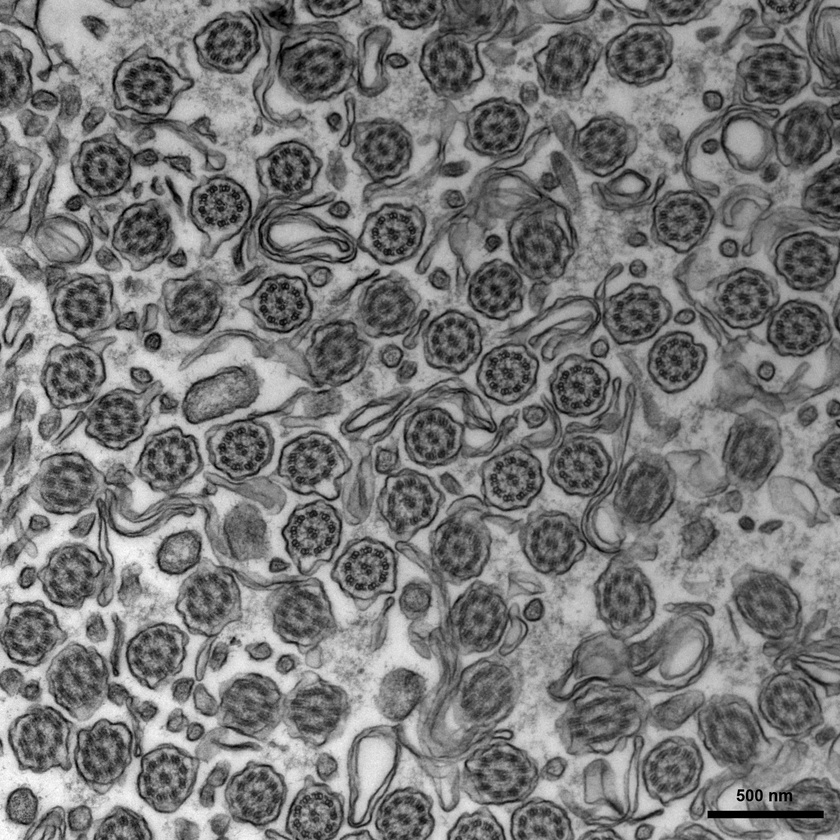
#> input picture images/cilia.jpg, 840 x 840 px, shrunk from 1824 x 1824 before the run
$ jupyter execute 'Label an Image using a Colormap or based on an Histogram.ipynb'
#> lines starting #> are read from the running program, lines starting #| are printed output that depends on the picture; after the words box and inside, x2 and y2 are one past the last pixel; in counts of white or black regions, pixels touching at a corner belong together
## Label an image based on a colormap

[cell 1]
import numpy as np
import cv2
import pandas as pd
import matplotlib.pyplot as plt

# import the images, both original and ground truth.
img = cv2.imread('images/cilia.jpg')
#> img is the input picture: shape (840, 840, 3); min 0, max 255, mean 120
img_grayscale = cv2.cvtColor(img, cv2.COLOR_BGR2GRAY)

cmap = plt.cm.Accent
norm = plt.Normalize(vmin=img_grayscale.min(), vmax=img_grayscale.max())
labeled_img = cmap(norm(img_grayscale))
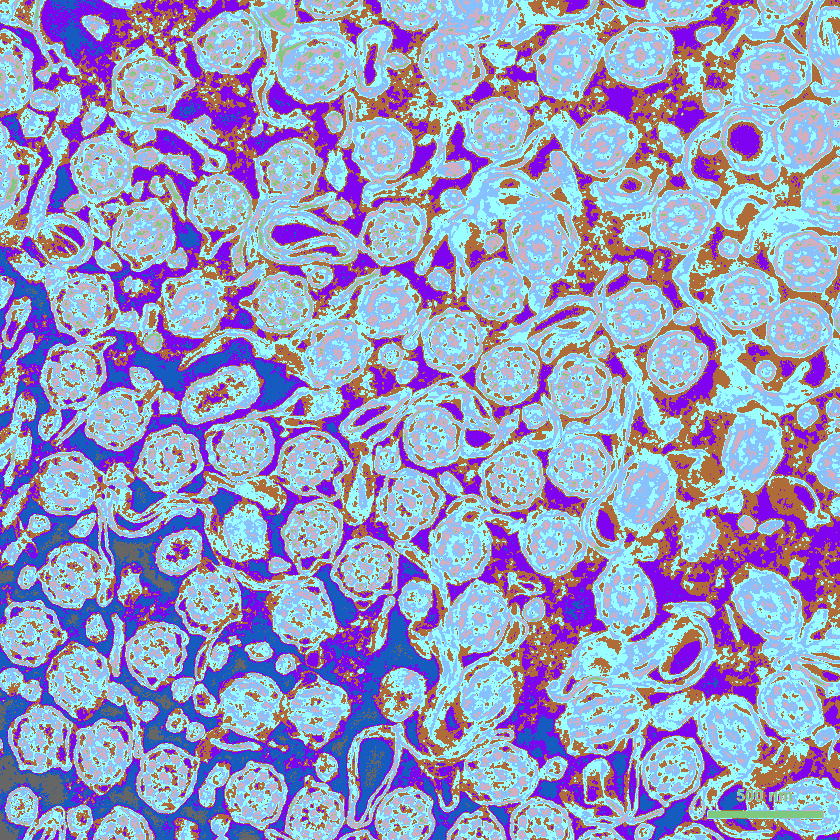
#> labeled_img: shape (840, 840, 4) float64; mean of channels 0, 1, 2, 3 0.767, 0.599, 0.58, 1; drawn as B, G, R
cv2.imwrite('images/cilia_labeled.jpg', labeled_img)
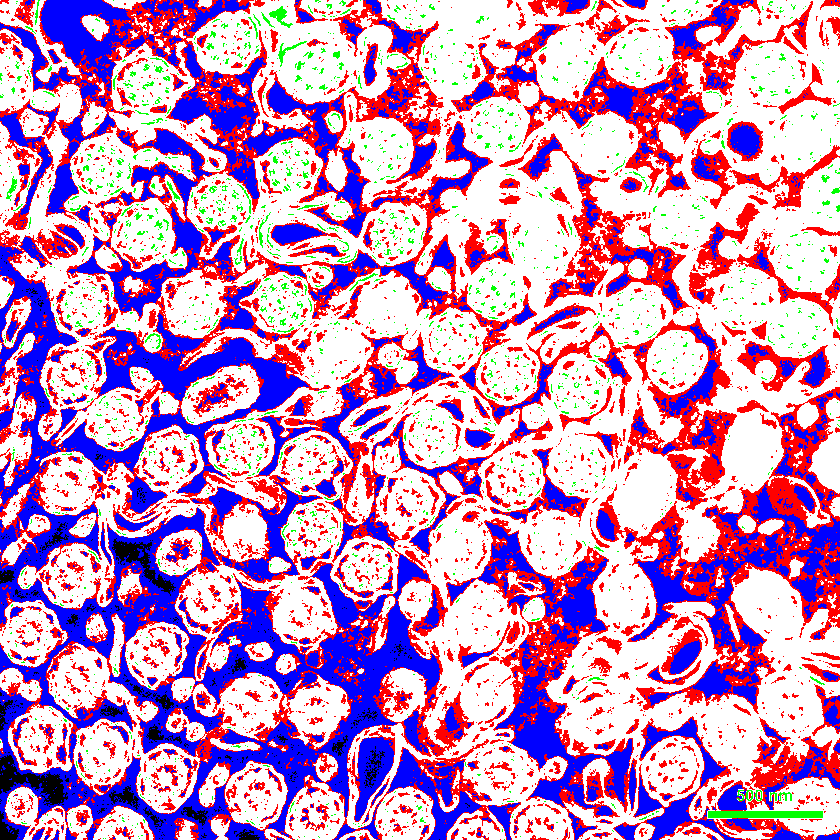
#> saved as cilia_labeled.jpg: shape (840, 840, 4); mean B, G, R, A 0.758, 0.568, 0.771, 1; drawn with 1 as white

fig = plt.figure(figsize=(10,10))
fig.add_subplot(1,2,1)
plt.imshow(img_grayscale, cmap='gray')
plt.title('Original')

fig.add_subplot(1,2,2)
plt.imshow(labeled_img, cmap='gray')
plt.title('Labeled Image')

## Label an image based on the histogram

[cell 2]
fig = plt.figure(figsize=(10,5))
fig.add_subplot(1,2,1)
plt.imshow(img_grayscale, cmap='gray')
plt.title('Original')

fig.add_subplot(1,2,2)
plt.hist(img_grayscale.reshape(-1), 50, density=True)
plt.minorticks_on()
plt.title('Histogram')
#> figure, not shown here; panel 2: tallest bar 0.0093 high, from x = 102 to 107.1

[cell 3]
from skimage import img_as_ubyte

img_grayscale_ubyte = img_as_ubyte(img_grayscale)

segm1 = (img_grayscale_ubyte <=60)
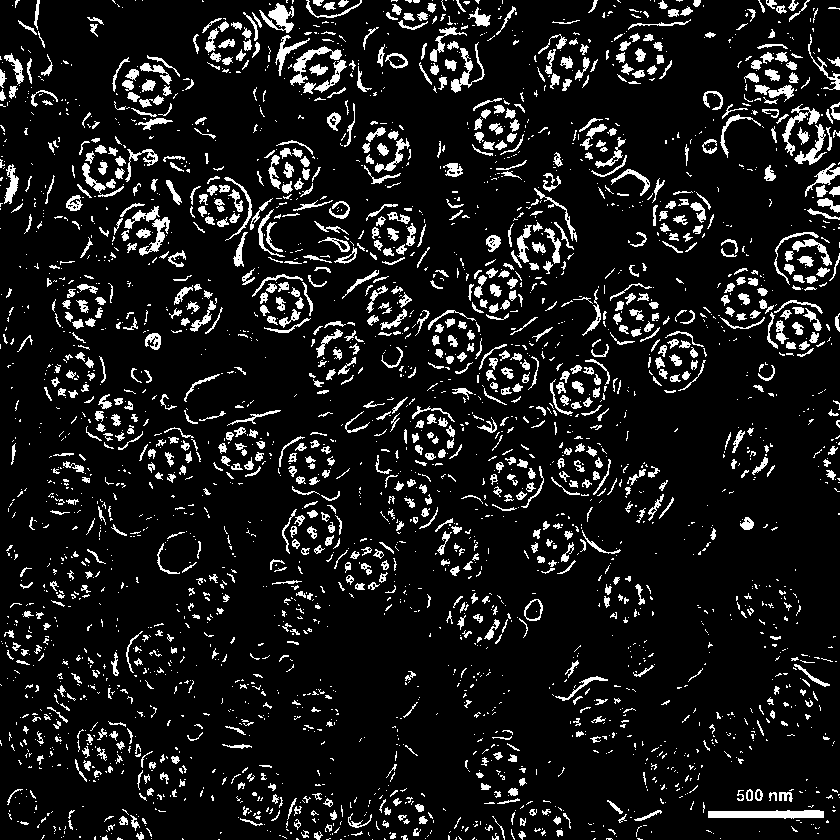
#> segm1: shape (840, 840) bool; 10.1% white; 3058 white regions (2032 under 20 px), largest, box (x1, y1, x2, y2) and area: (708, 810, 824, 819) 837, (290, 46, 342, 86) 506, (259, 3, 294, 33) 483
segm2 = (img_grayscale_ubyte > 61) & (img_grayscale_ubyte <= 120 )
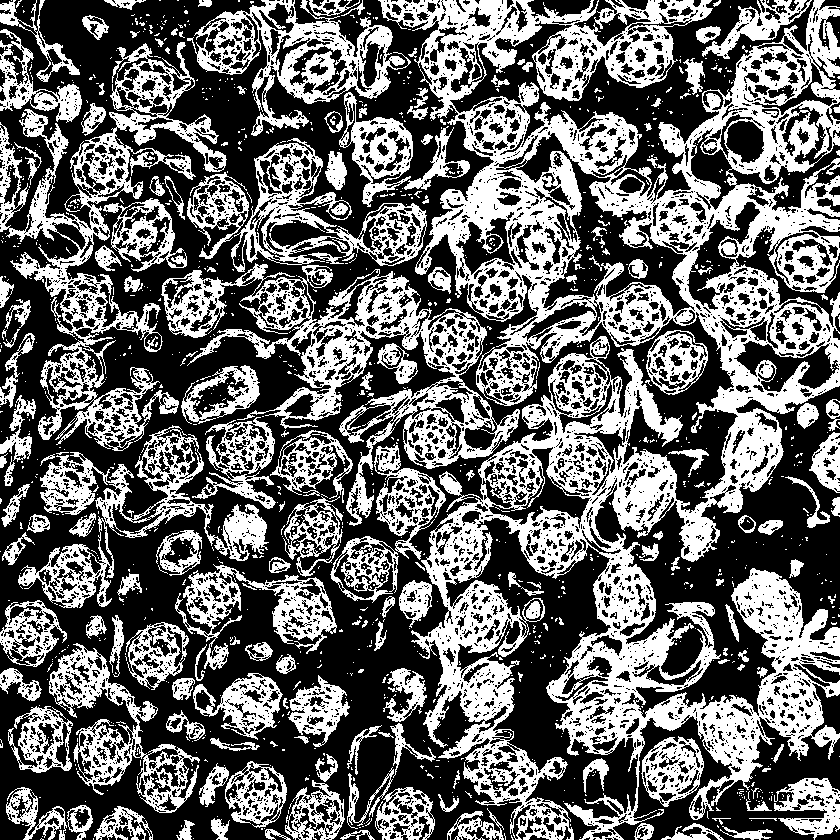
#> segm2: shape (840, 840) bool; 41.1% white; 1435 white regions (1248 under 20 px), largest, box (x1, y1, x2, y2) and area: (378, 0, 840, 840) 136442, (161, 263, 520, 526) 20128, (0, 42, 227, 451) 19068
segm3 = (img_grayscale_ubyte > 129) & (img_grayscale_ubyte <= 256 )
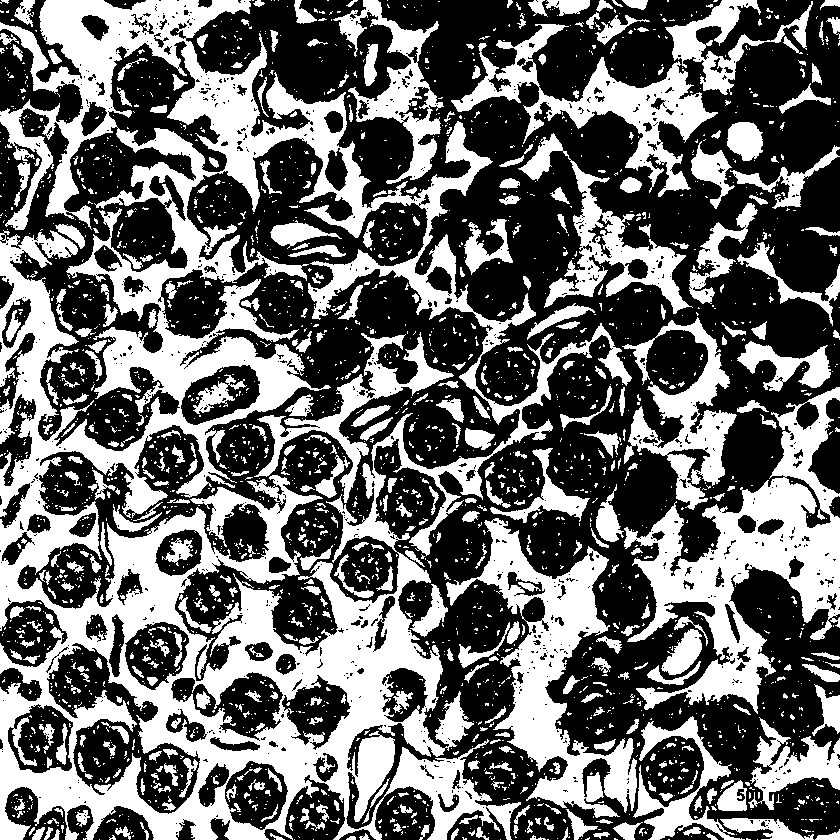
#> segm3: shape (840, 840) bool; 41.8% white; 2576 white regions (2100 under 20 px), largest, box (x1, y1, x2, y2) and area: (0, 0, 632, 840) 145730, (624, 387, 840, 714) 23635, (446, 518, 637, 818) 17011

all_segments = np.zeros((img_grayscale.shape[0], img_grayscale.shape[1], 3))

all_segments[segm1] = (1,0,0) #red
all_segments[segm2] = (0,1,0) #green
all_segments[segm3] = (0,0,1) #blue

fig = plt.figure(figsize=(10,10))
fig.add_subplot(1,2,1)
plt.imshow(img_grayscale, cmap='gray')
plt.title('Original')

fig.add_subplot(1,2,2)
plt.imshow(all_segments)
plt.title('Labeled Image')

cv2.imwrite('images/cilia_labeled_hist.jpg', all_segments)
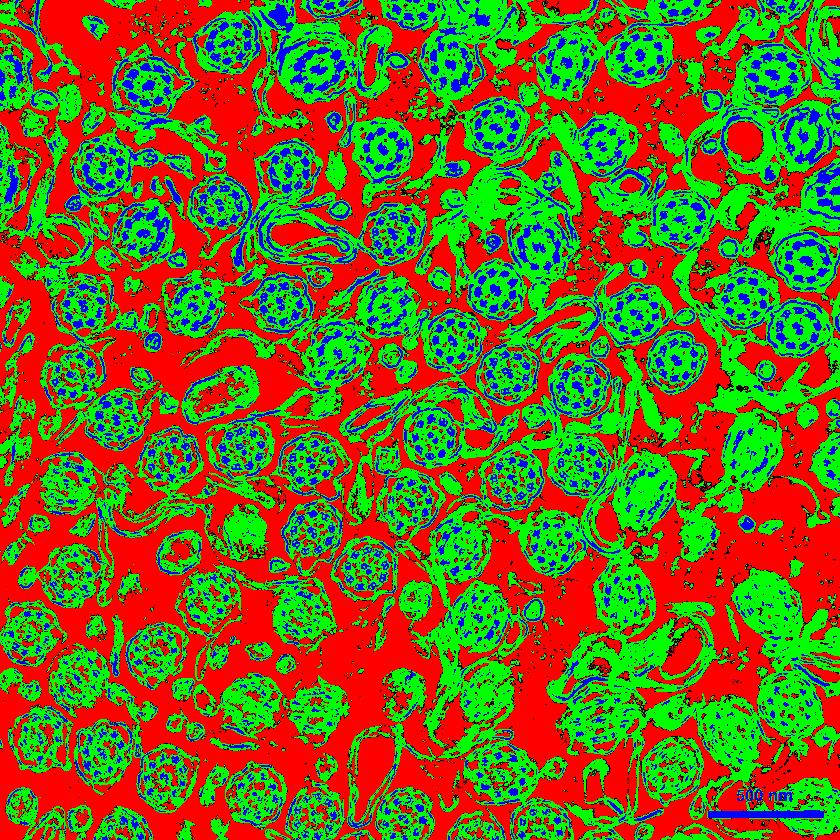
#> saved as cilia_labeled_hist.jpg: shape (840, 840, 3); mean B, G, R 0.101, 0.411, 0.418; drawn with 1 as white
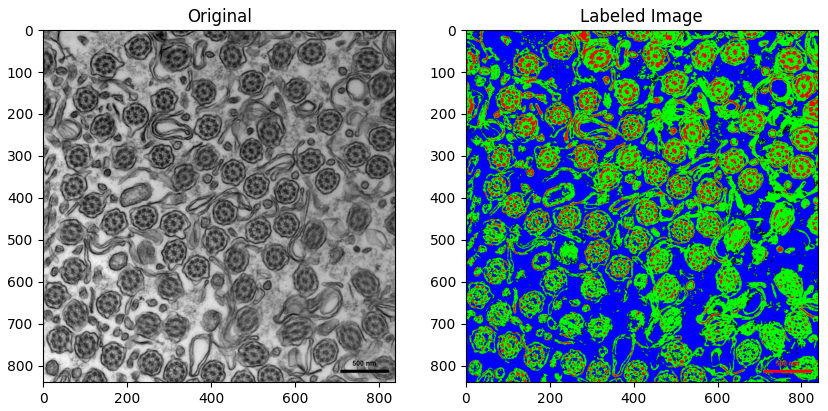
#> figure drawn by matplotlib, 2 panels
